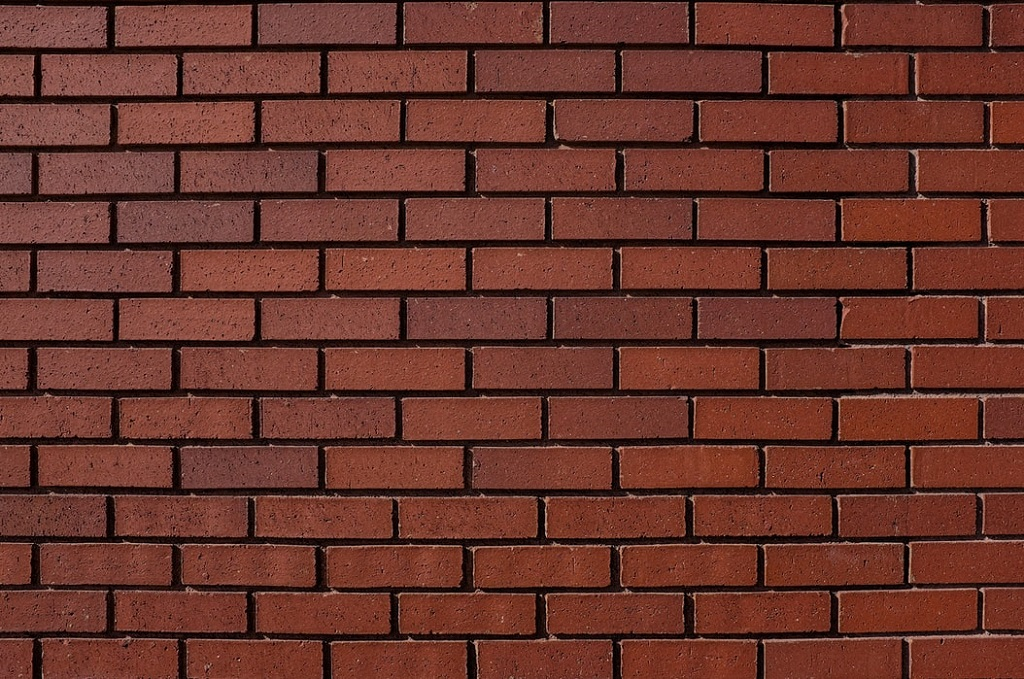
#> input picture ObjectCounting/img_repo/wall.jpg, 1024 x 679 px
$ python templateMatching.py
#> lines starting #> are read from the running program, lines starting #| are printed output that depends on the picture; after the words box and inside, x2 and y2 are one past the last pixel; in counts of white or black regions, pixels touching at a corner belong together
import cv2 as cv
import numpy as np

I = 5


def main(gridPath="./img_repo/wall.jpg", tilePath="./img_repo/wallT.jpg"):
#> called with gridPath = './img_repo/wall.jpg', tilePath = './img_repo/wallT.jpg'
    img = cv.imread(gridPath)
#> img is the input picture: shape (679, 1024, 3); mean B, G, R 43.7, 53.8, 106
    img_rgb = img
    img = cv.cvtColor(img, cv.COLOR_BGR2GRAY)
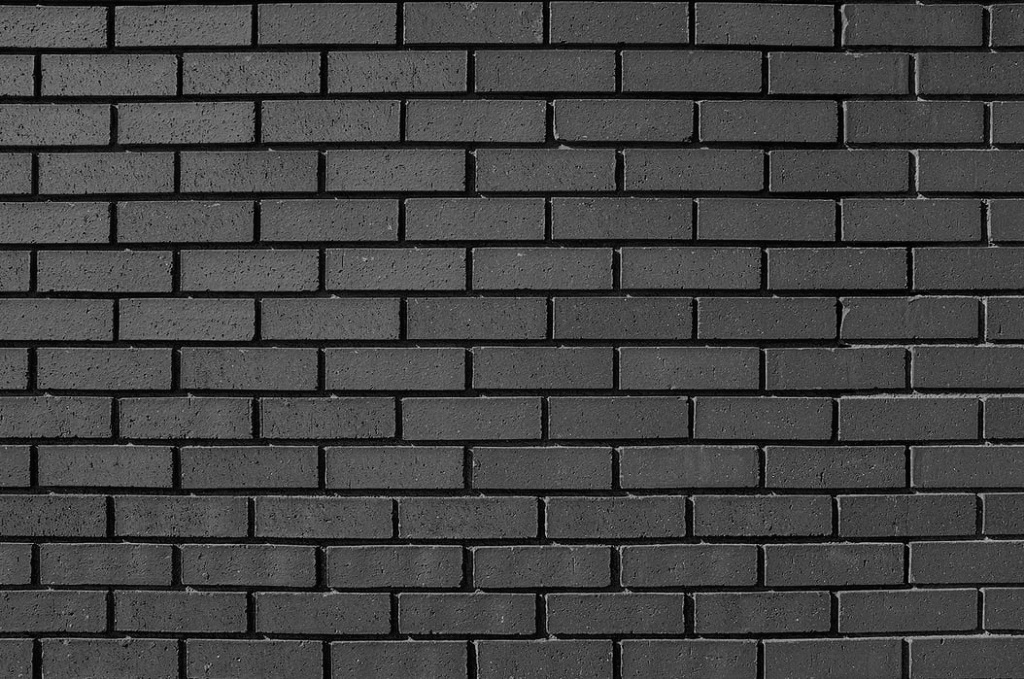
#> img: shape (679, 1024); min 0, max 205, mean 68.3
    img_tile = cv.imread(tilePath, 0)
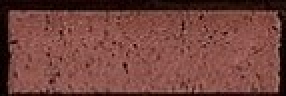
#> input picture ObjectCounting/img_repo/wallT.jpg, 143 x 48 px (shown 2 times larger)
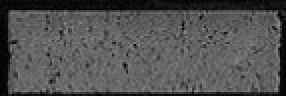
#> img_tile: shape (48, 143) (shown 2 times larger); min 0, max 142, mean 81.6
    img = cv.fastNlMeansDenoising(img)
    img = cv.GaussianBlur(img, (I, I), 1)
    img_tile = cv.fastNlMeansDenoising(img_tile)
    img_tile = cv.GaussianBlur(img_tile, (I, I), 1)
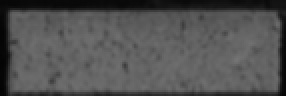
#> img_tile: shape (48, 143) (shown 2 times larger); min 3, max 116, mean 81.8
    w, h = img_tile.shape[::-1]
#> w = 143; h = 48
    matchConv = cv.matchTemplate(img, img_tile, cv.TM_CCOEFF_NORMED)
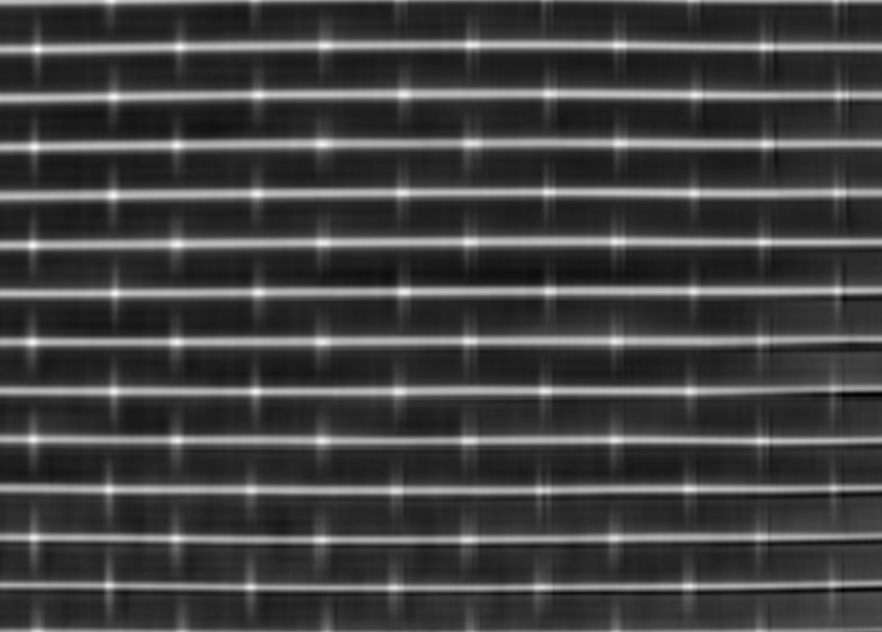
#> matchConv: shape (632, 882) float32; min -0.357, max 0.998, mean -0.00324; drawn with min black and max white
    threshold = .9
    loc = np.where(matchConv >= threshold)
#> loc = 156 positions, rows 0 to 440, columns 30 to 694
    count = 0

    for pt in zip (*loc[::-1]):
        cv.rectangle(img_rgb, pt, (pt[0] + w, pt[1] + h), (0,255,0), 1)
        count = count + 1
#> this loop made 156 passes
#> pt on passes 1 to 3: (109, 0), (110, 0), (111, 0)
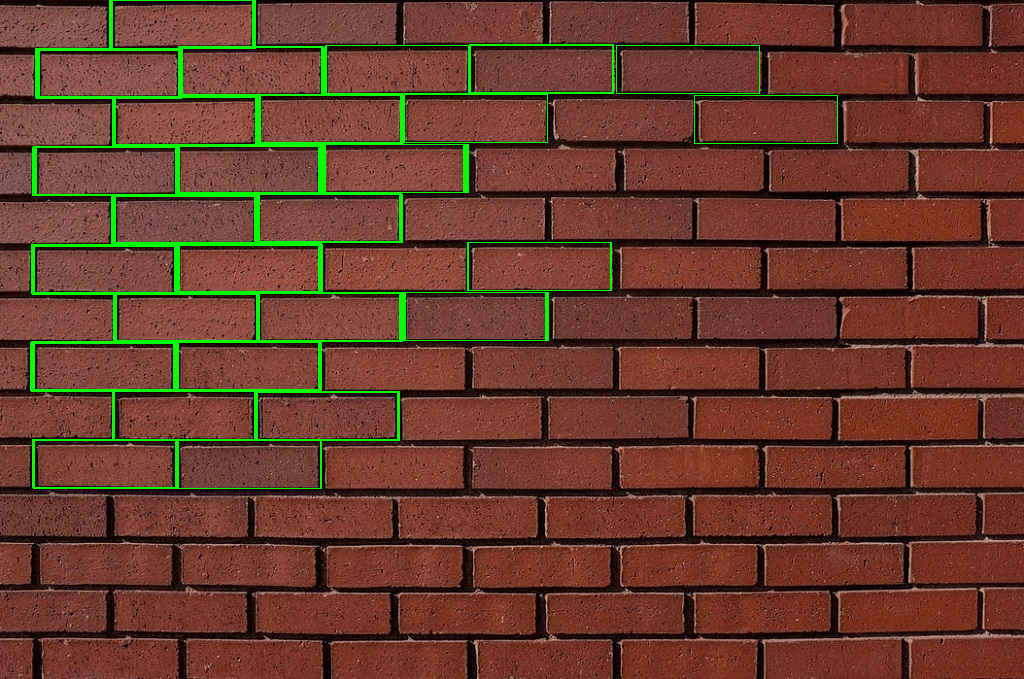
#> img_rgb: shape (679, 1024, 3); 2.88% of pixels changed, all inside (x1, y1, x2, y2) = (30, 0, 838, 489)
#> after the loop, count = 156

    labelTextX = "Rectangles Drawn: "
    labelTextY = str(count)
#> labelTextY = '156'
    lengthLabel = cv.putText(img_rgb, (labelTextX+labelTextY),(50,50), cv.FONT_ITALIC, 2, (0,0,255), 2, cv.LINE_AA,False)
    cv.imshow('Total Tiles' , cv.resize(img_rgb, (int(img_rgb.shape[1]*.8),int(img_rgb.shape[0]*.8))))
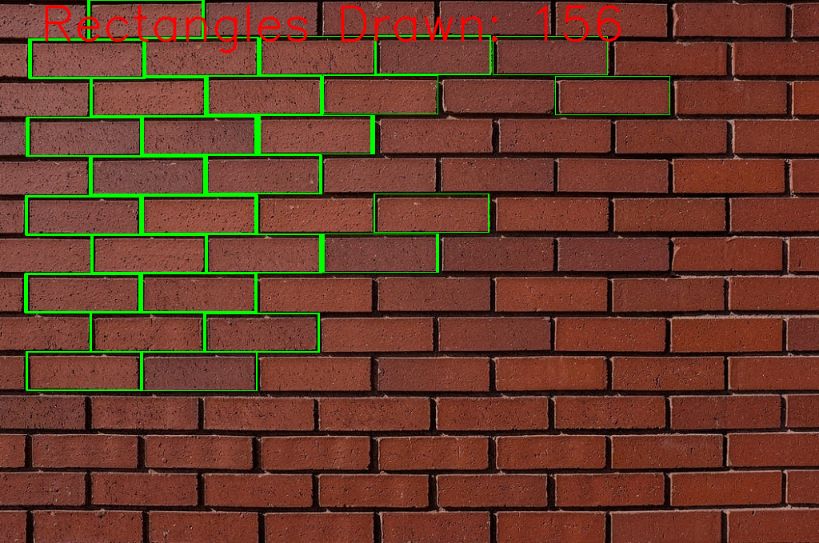
#> window 'Total Tiles': shape (543, 819, 3); mean B, G, R 43, 60.2, 106.3
    #cv.imshow("Output", img)
    #cv.imshow("Template", img_tile)
    cv.waitKey(0)
    cv.destroyAllWindows()

if __name__ == "__main__":

    gridPath = "./img_repo/wall.jpg"
    tilePath = "./img_repo/wallT.jpg"
    main(gridPath, tilePath)
